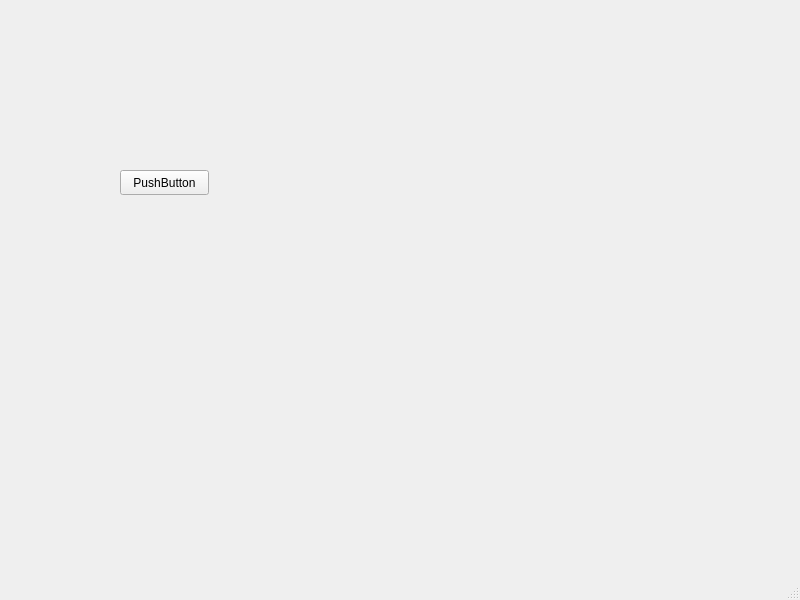
<?xml version="1.0" encoding="UTF-8"?>
<ui version="4.0">
 <class>MainWindow</class>
 <widget class="QMainWindow" name="MainWindow">
  <property name="geometry">
   <rect>
    <x>0</x>
    <y>0</y>
    <width>800</width>
    <height>600</height>
   </rect>
  </property>
  <property name="windowTitle">
   <string>MainWindow</string>
  </property>
  <widget class="QWidget" name="centralwidget">
   <widget class="QPushButton" name="pushButton">
    <property name="geometry">
     <rect>
      <x>120</x>
      <y>170</y>
      <width>89</width>
      <height>25</height>
     </rect>
    </property>
    <property name="text">
     <string>PushButton</string>
    </property>
   </widget>
  </widget>
  <widget class="QMenuBar" name="menubar">
   <property name="geometry">
    <rect>
     <x>0</x>
     <y>0</y>
     <width>800</width>
     <height>22</height>
    </rect>
   </property>
  </widget>
  <widget class="QStatusBar" name="statusbar"/>
 </widget>
 <resources/>
 <connections/>
</ui>
